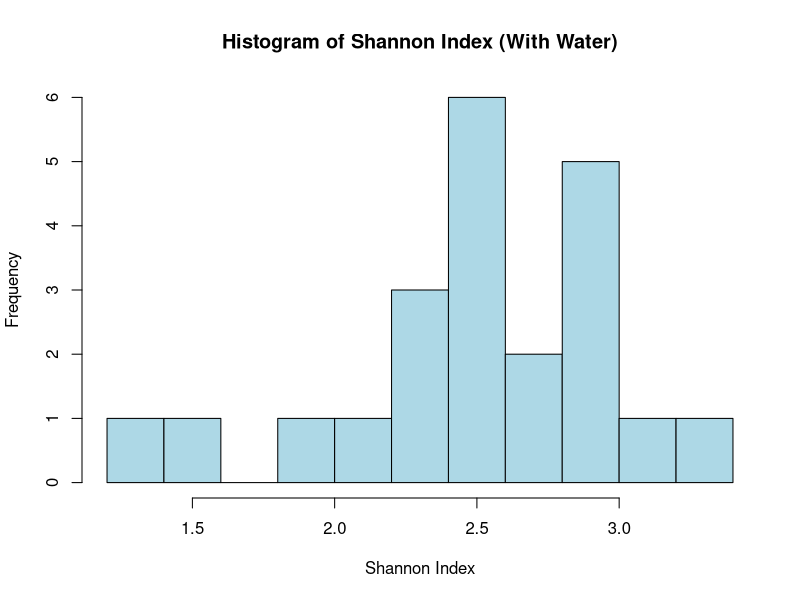
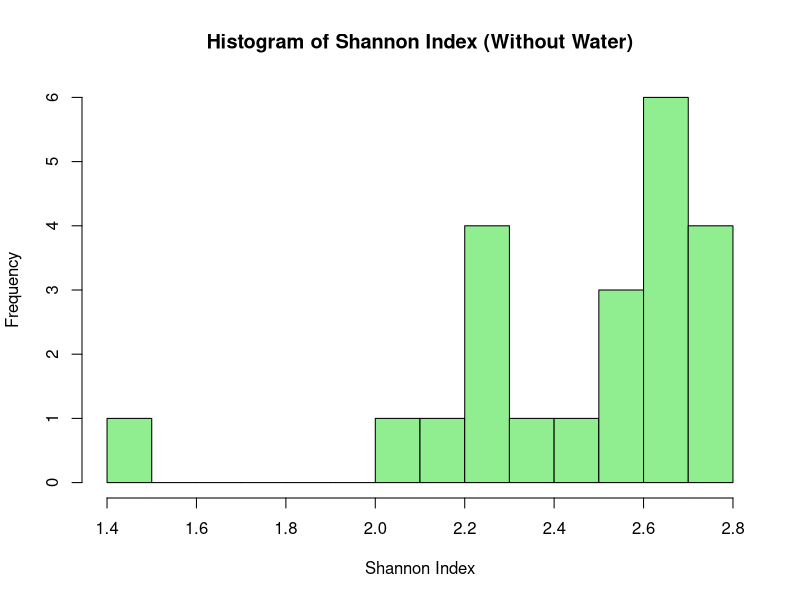
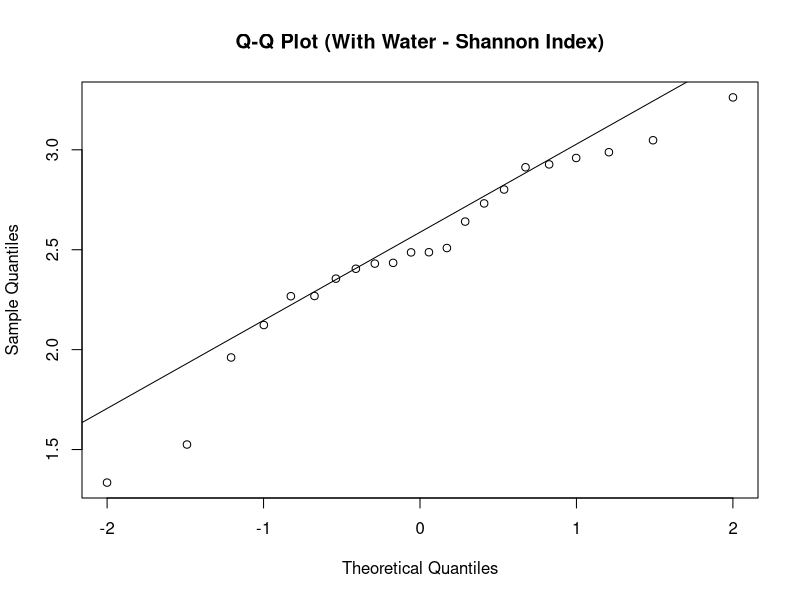
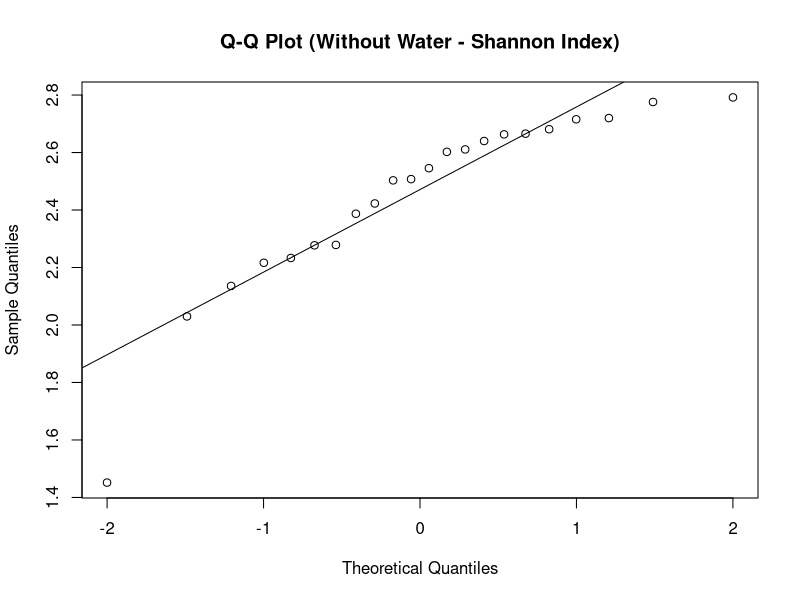
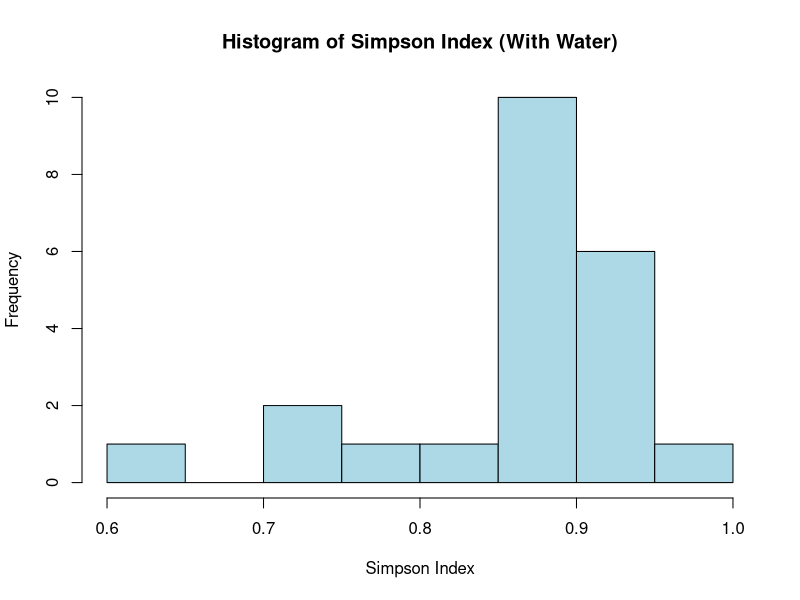
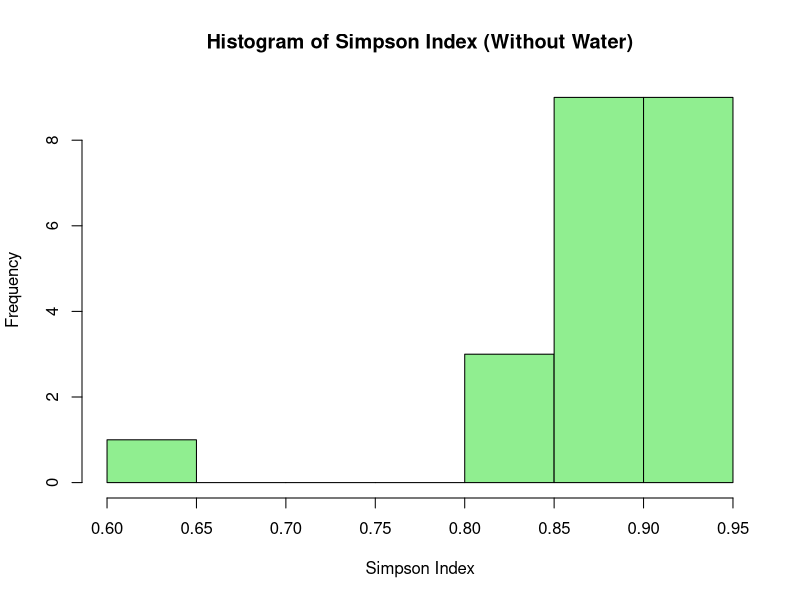
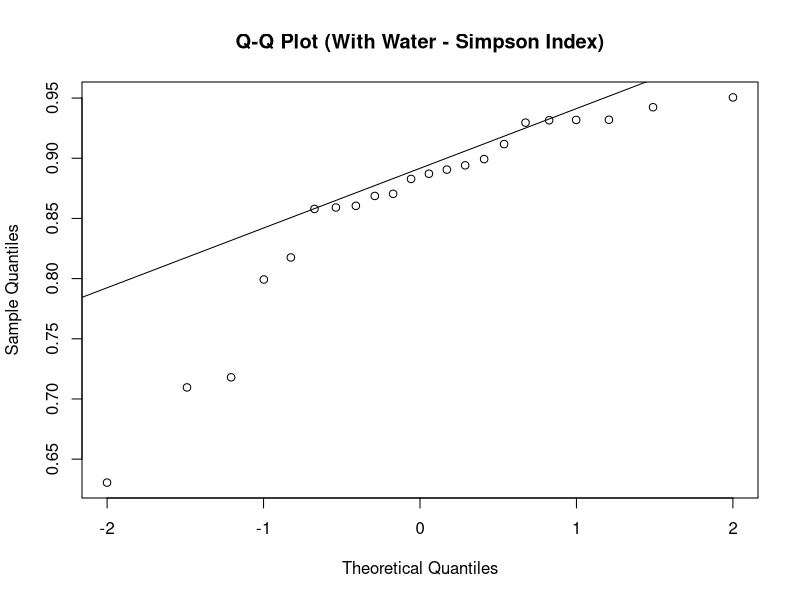
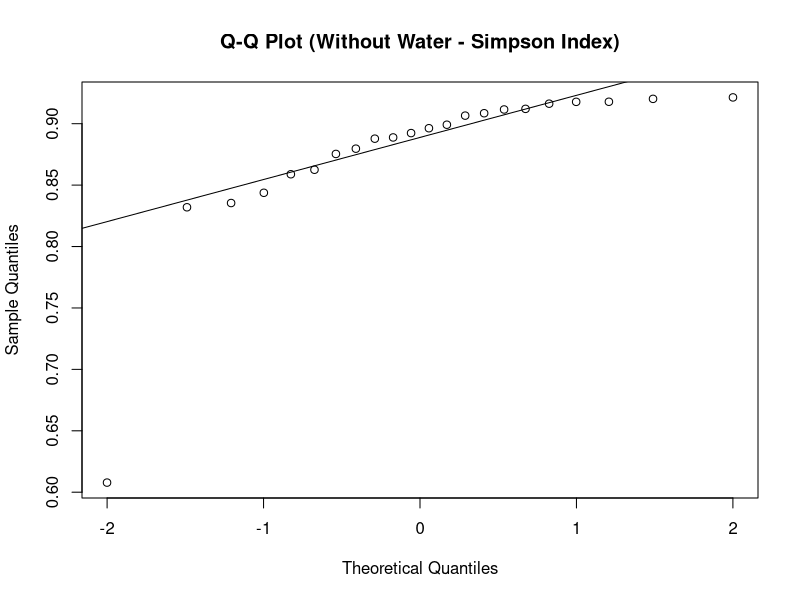

These figures' R source, in order:
## ---- chunk 1
knitr::opts_chunk$set(echo = TRUE)
## ---- chunk 2
library(vegan)
library(tidyverse)
library(readr)
## ---- chunk 3
bird <- read_csv("corrected_density.csv", 
                 show_col_types = FALSE)
species <- unique(bird$species)
## ---- chunk 4
bird <- bird %>%
  mutate(period = case_when(
    period %in% c(1, 3, 4) ~ 1,
    TRUE ~ period  # Keeps other values unchanged
  ))
## ---- chunk 5
bird_data_grouped <- bird %>%
  group_by(transect, period, water, species) %>%
  summarise(count = sum(true_counts, na.rm = TRUE), .groups = 'drop')

# Adjust counts for period == 1
bird_data_grouped <- bird_data_grouped %>%
  mutate(count = ifelse(period == 1, count / 3, count))

# Reshape to wide format
diversity_data <- bird_data_grouped %>%
  pivot_wider(names_from = species, values_from = count, values_fill = 0)

#
head(diversity_data)
## ---- chunk 6
diversity_data <- bird_data_grouped %>%
  pivot_wider(names_from = species, values_from = count, values_fill = 0)

#
head(diversity_data)
## ---- chunk 7
#
str(diversity_data)

# Species start at column 4 and end at column 83 (adjust this range if needed)
species_columns <- 4:77

# Calculate the Shannon, Simpson, Pielou's Evenness, Species Richness, Mean Species, and Total Species Richness
diversity_data <- diversity_data %>%
  mutate(
    # Shannon Index
    shannon_index = diversity(diversity_data[, species_columns], index = "shannon"),
    
    # Simpson Index
    simpson_index = diversity(diversity_data[, species_columns], index = "simpson"),
    
    # Species Richness (total number of species observed, i.e., count of non-zero species in each transect)
    species_richness = apply(diversity_data[, species_columns], 1, function(x) sum(x > 0)),
    
    # Pielou's Evenness: H' / log(S), where S is species richness
    pielou_evenness = shannon_index / log(species_richness),

    # Total Species Richness: another biodiversity metric counting the total number of unique species across all transects
    species_richness = apply(diversity_data[, species_columns], 1, function(x) sum(x > 0))
    
    )
#
print(head(diversity_data))
## ---- chunk 8
# Manually create the exact pairing for each transect
diversity_data <- diversity_data %>%
  arrange(transect) %>%
  mutate(pairing = case_when(
    transect == 1  ~ 1,
    transect == 2  ~ 1,
    transect == 3  ~ 2,
    transect == 4  ~ 2,
    transect == 5  ~ 3,
    transect == 6  ~ 3,
    transect == 7  ~ 4,
    transect == 8  ~ 4,
    transect == 9  ~ 5,
    transect == 10 ~ 5,
    transect == 11 ~ 6,
    transect == 12 ~ 6,
    transect == 13 ~ 7,
    transect == 14 ~ 7,
    transect == 15 ~ 8,
    transect == 16 ~ 8,
    transect == 17 ~ 9,
    transect == 18 ~ 9,
    transect == 19 ~ 10,
    transect == 20 ~ 10,
    transect == 21 ~ 11,
    transect == 22 ~ 11
  ))
## ---- chunk 9
paired_data <- diversity_data %>%
  group_by(pairing, period) %>%
  summarise(
    # Shannon Index
    with_water_shannon = first(shannon_index[water == "Yes"], default = NA),
    without_water_shannon = first(shannon_index[water == "No"], default = NA),
    
    # Simpson Index
    with_water_simpson = first(simpson_index[water == "Yes"], default = NA),
    without_water_simpson = first(simpson_index[water == "No"], default = NA),
    
    # Pielou's Evenness
    with_water_evenness = first(pielou_evenness[water == "Yes"], default = NA),
    without_water_evenness = first(pielou_evenness[water == "No"], default = NA),
    
    # Total Species Richness (count of unique species for each condition)
    with_water_total_richness = first(species_richness[water == "Yes"], default = NA),
    without_water_total_richness = first(species_richness[water == "No"], default = NA)
  ) %>%
  drop_na()  # Remove rows where either with_water or without_water is NA
## ---- chunk 10
# Identify unique species for 'with water' transects
species_with_water <- colnames(diversity_data[, species_columns])[colSums(diversity_data[diversity_data$water == "Yes", species_columns]) > 0]

# Identify unique species for 'without water' transects
species_without_water <- colnames(diversity_data[, species_columns])[colSums(diversity_data[diversity_data$water == "No", species_columns]) > 0]

# Identify the total number of unique species across all transects
total_unique_species <- unique(c(species_with_water, species_without_water))

# Results for total species richness
print(paste("Total unique species across all transects:", length(total_unique_species)))
print(paste("Total species richness in transects with water:", length(species_with_water)))
print(paste("Total species richness in transects without water:", length(species_without_water)))
## ---- chunk 11
# Extract unique species from the 'birds' dataframe (long format)
species_birds <- unique(bird$species)  # Assuming the species column is called 'species'

# Extract the species columns from 'diversity_data' and get unique species
species_diversity_data <- colnames(diversity_data[, species_columns])

# Species in 'birds' but not in 'diversity_data'
species_in_birds_not_in_diversity <- setdiff(species_birds, species_diversity_data)
print("Species in 'birds' but not in 'diversity_data':")
print(species_in_birds_not_in_diversity)

# Species in 'diversity_data' but not in 'birds'
species_in_diversity_not_in_birds <- setdiff(species_diversity_data, species_birds)
print("Species in 'diversity_data' but not in 'birds':")
print(species_in_diversity_not_in_birds)

# Check for species that are common in both lists
common_species <- intersect(species_birds, species_diversity_data)
print(paste("Number of common species:", length(common_species)))

# Identify species unique to 'with water' transects

# Extract species found in 'with water' transects
species_with_water <- colnames(diversity_data[, species_columns])[colSums(diversity_data[diversity_data$water == "Yes", species_columns]) > 0]

# Extract species found in 'without water' transects
species_without_water <- colnames(diversity_data[, species_columns])[colSums(diversity_data[diversity_data$water == "No", species_columns]) > 0]

# Species unique to 'with water' transects (i.e., those not found in 'without water' transects)
species_unique_to_water <- setdiff(species_with_water, species_without_water)
print("Species unique to 'with water' transects:")
print(species_unique_to_water)

species_unique_to_without_water <- setdiff(species_without_water, species_with_water)
print(species_unique_to_without_water)
## ---- chunk 12
# Shannon Index Histograms
hist(diversity_data$shannon_index[diversity_data$water == "Yes"], 
     main = "Histogram of Shannon Index (With Water)", 
     xlab = "Shannon Index", 
     col = "lightblue", 
     breaks = 10)

hist(diversity_data$shannon_index[diversity_data$water == "No"], 
     main = "Histogram of Shannon Index (Without Water)", 
     xlab = "Shannon Index", 
     col = "lightgreen", 
     breaks = 10)

# Shannon Index Q-Q Plots
qqnorm(diversity_data$shannon_index[diversity_data$water == "Yes"], main = "Q-Q Plot (With Water - Shannon Index)")
qqline(diversity_data$shannon_index[diversity_data$water == "Yes"])

qqnorm(diversity_data$shannon_index[diversity_data$water == "No"], main = "Q-Q Plot (Without Water - Shannon Index)")
qqline(diversity_data$shannon_index[diversity_data$water == "No"])

# Simpson Index Histograms
hist(diversity_data$simpson_index[diversity_data$water == "Yes"], 
     main = "Histogram of Simpson Index (With Water)", 
     xlab = "Simpson Index", 
     col = "lightblue", 
     breaks = 10)

hist(diversity_data$simpson_index[diversity_data$water == "No"], 
     main = "Histogram of Simpson Index (Without Water)", 
     xlab = "Simpson Index", 
     col = "lightgreen", 
     breaks = 10)

# Simpson Index Q-Q Plots
qqnorm(diversity_data$simpson_index[diversity_data$water == "Yes"], main = "Q-Q Plot (With Water - Simpson Index)")
qqline(diversity_data$simpson_index[diversity_data$water == "Yes"])

qqnorm(diversity_data$simpson_index[diversity_data$water == "No"], main = "Q-Q Plot (Without Water - Simpson Index)")
qqline(diversity_data$simpson_index[diversity_data$water == "No"])

# Pielou's Evenness Histograms
hist(diversity_data$pielou_evenness[diversity_data$water == "Yes"], 
     main = "Histogram of Pielou's Evenness (With Water)", 
     xlab = "Pielou's Evenness", 
     col = "lightblue", 
     breaks = 10)

hist(diversity_data$pielou_evenness[diversity_data$water == "No"], 
     main = "Histogram of Pielou's Evenness (Without Water)", 
     xlab = "Pielou's Evenness", 
     col = "lightgreen", 
     breaks = 10)

# Pielou's Evenness Q-Q Plots
qqnorm(diversity_data$pielou_evenness[diversity_data$water == "Yes"], main = "Q-Q Plot (With Water - Pielou's Evenness)")
qqline(diversity_data$pielou_evenness[diversity_data$water == "Yes"])

qqnorm(diversity_data$pielou_evenness[diversity_data$water == "No"], main = "Q-Q Plot (Without Water - Pielou's Evenness)")
qqline(diversity_data$pielou_evenness[diversity_data$water == "No"])


# Total Species Richness Histograms
hist(diversity_data$species_richness[diversity_data$water == "Yes"], 
     main = "Histogram of Total Species Richness (With Water)", 
     xlab = "Total Species Richness", 
     col = "lightblue", 
     breaks = 10)

hist(diversity_data$species_richness[diversity_data$water == "No"], 
     main = "Histogram of Total Species Richness (Without Water)", 
     xlab = "Total Species Richness", 
     col = "lightgreen", 
     breaks = 10)

# Total Species Richness Q-Q Plots
qqnorm(diversity_data$species_richness[diversity_data$water == "Yes"], main = "Q-Q Plot (With Water - Total Species Richness)")
qqline(diversity_data$species_richness[diversity_data$water == "Yes"])

qqnorm(diversity_data$species_richness[diversity_data$water == "No"], main = "Q-Q Plot (Without Water - Total Species Richness)")
qqline(diversity_data$species_richness[diversity_data$water == "No"])
## ---- chunk 13
# Wilcoxon Signed-Rank Test for Shannon Index
shannon_wilcox_test_result <- wilcox.test(paired_data$with_water_shannon, paired_data$without_water_shannon, paired = TRUE)
print("Shannon Index Wilcoxon Test:")
print(shannon_wilcox_test_result)

# Wilcoxon Signed-Rank Test for Simpson Index
simpson_wilcox_test_result <- wilcox.test(paired_data$with_water_simpson, paired_data$without_water_simpson, paired = TRUE)
print("Simpson Index Wilcoxon Test:")
print(simpson_wilcox_test_result)

# Wilcoxon Signed-Rank Test for Pielou's Evenness
evenness_wilcox_test_result <- wilcox.test(paired_data$with_water_evenness, paired_data$without_water_evenness, paired = TRUE)
print("Pielou's Evenness Wilcoxon Test:")
print(evenness_wilcox_test_result)

# Wilcoxon Signed-Rank Test for Total Species Richness
total_species_richness_wilcox_test_result <- wilcox.test(paired_data$with_water_total_richness, paired_data$without_water_total_richness, paired = TRUE)
print("Total Species Richness Wilcoxon Test:")
print(total_species_richness_wilcox_test_result)

# Tidy Results
tidy_results <- data.frame(
  Metric = c("Shannon Index", "Simpson Index", "Pielou's Evenness", "Total Species Richness"),
  Statistic = c(
    shannon_wilcox_test_result$statistic,
    simpson_wilcox_test_result$statistic,
    evenness_wilcox_test_result$statistic,
    total_species_richness_wilcox_test_result$statistic
  ),
  P_Value = c(
    shannon_wilcox_test_result$p.value,
    simpson_wilcox_test_result$p.value,
    evenness_wilcox_test_result$p.value,
    total_species_richness_wilcox_test_result$p.value
  ),
  stringsAsFactors = FALSE
)

# Display the tidy results table
print("Wilcoxon Signed-Rank Test Results (Tidy Format):")
print(tidy_results)

## Results
# Total Species Richness	771	1.024e-05	Highly significant difference
## ---- chunk 14
# Function to generate combined histograms and Q-Q plots by period and water condition
generate_plots_by_period <- function(data, metric, metric_label) {
  
  # Histograms by period
  hist_plot <- ggplot(data, aes_string(x = metric, fill = "water")) +
    geom_histogram(color = "black", bins = 10, alpha = 0.7) +
    labs(title = paste("Histogram of", metric_label, "by Period and Water Condition"),
         x = metric_label, y = "Frequency") +
    facet_wrap(~ period + water, scales = "free", ncol = 2) +
    scale_fill_manual(values = c("lightblue", "lightgreen")) +
    theme_minimal()
  
  print(hist_plot)
  
  # Q-Q plots by period
  qq_plot <- ggplot(data, aes_string(sample = metric, color = "water")) +
    stat_qq() +
    stat_qq_line() +
    labs(title = paste("Q-Q Plot of", metric_label, "by Period and Water Condition"),
         x = "Theoretical Quantiles", y = "Sample Quantiles") +
    facet_wrap(~ period + water, scales = "free", ncol = 2) +
    scale_color_manual(values = c("lightblue", "lightgreen")) +
    theme_minimal()
  
  print(qq_plot)
}

# Shannon Index
generate_plots_by_period(diversity_data, "shannon_index", "Shannon Index")

# Simpson Index
generate_plots_by_period(diversity_data, "simpson_index", "Simpson Index")

# Pielou's Evenness
generate_plots_by_period(diversity_data, "pielou_evenness", "Pielou's Evenness")

# Total Species Richness
generate_plots_by_period(diversity_data, "species_richness", "Total Species Richness")

## ---- chunk 15
#
wilcox_test_by_period <- paired_data %>%
  group_by(period) %>%
  summarise(
    # Wilcoxon test for Shannon Index
    wilcox_shannon = list(wilcox.test(with_water_shannon, without_water_shannon, paired = TRUE)),
    
    # Wilcoxon test for Simpson Index
    wilcox_simpson = list(wilcox.test(with_water_simpson, without_water_simpson, paired = TRUE)),
    
    # Wilcoxon test for Pielou's Evenness
    wilcox_evenness = list(wilcox.test(with_water_evenness, without_water_evenness, paired = TRUE)),
    
    # Wilcoxon test for Total Species Richness
    wilcox_total_richness = list(wilcox.test(with_water_total_richness, without_water_total_richness, paired = TRUE))
  )

# tidy results
tidy_results <- wilcox_test_by_period %>%
  mutate(
    # Extracting statistics and p-values for Shannon Index
    shannon_V = sapply(wilcox_shannon, function(x) x$statistic),
    shannon_p = sapply(wilcox_shannon, function(x) x$p.value),
    
    # Extracting statistics and p-values for Simpson Index
    simpson_V = sapply(wilcox_simpson, function(x) x$statistic),
    simpson_p = sapply(wilcox_simpson, function(x) x$p.value),
    
    # Extracting statistics and p-values for Pielou's Evenness
    evenness_V = sapply(wilcox_evenness, function(x) x$statistic),
    evenness_p = sapply(wilcox_evenness, function(x) x$p.value),
    
    # Extracting statistics and p-values for Total Species Richness
    total_richness_V = sapply(wilcox_total_richness, function(x) x$statistic),
    total_richness_p = sapply(wilcox_total_richness, function(x) x$p.value)
  ) %>%
  select(period, 
         shannon_V, shannon_p, 
         simpson_V, simpson_p, 
         evenness_V, evenness_p, 
         total_richness_V, total_richness_p)

# Display the tidied results
print(tidy_results)


